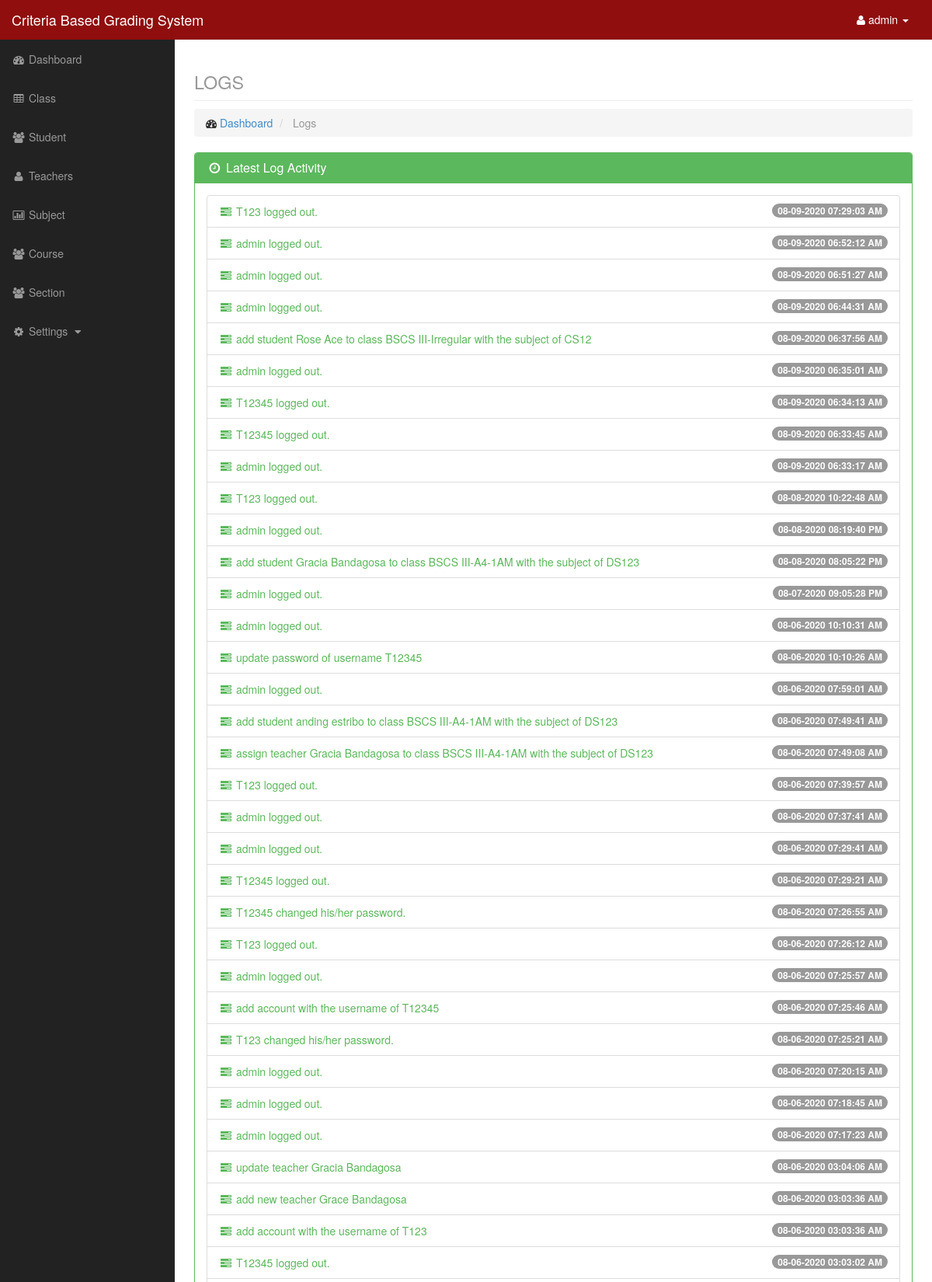
Page /admin/logs.php (signed in, upper part) on the committed database.
### tables this page shows
CREATE TABLE `log` (
  `id` int(11) NOT NULL,
  `date` varchar(50) NOT NULL,
  `activity` varchar(100) NOT NULL
);

### admin/logs.php (the view)
<?php
    include('include/header.php');
    include('include/sidebar.php');
?>
<div id="page-wrapper">
    <div class="container-fluid">
        <div class="row">
            <div class="col-lg-12">
                <h1 class="page-header">
                   <small>LOGS</small>
                </h1>
                <ol class="breadcrumb">
                    <li>
                        <i class="fa fa-dashboard"></i> <a href="index.php">Dashboard</a>
                    </li>
                    <li class="active">
                        Logs
                    </li>
                </ol>
            </div>
        </div>
        <div class="row">
             <div class="col-lg-12">
                <div class="panel panel-green">
                    <div class="panel-heading">
                        <h3 class="panel-title"><i class="fa fa-clock-o fa-fw"></i> Latest Log Activity</h3>
                    </div>
                    <div class="panel-body">
                        <div class="list-group">
                            <?php $r = mysql_query("select * from log order by date desc limit 0,100");?>
                            <?php while($row = mysql_fetch_array($r)): ?>
                            <a href="#" class="list-group-item">
                                <span class="badge"><?php echo $row['date']?></span>
                                <i class="fa fa-fw fa-tasks"></i> <?php echo $row['activity']?>
                            </a>
                            <?php endwhile; ?>
                        </div>
                    </div>
                </div>
            </div>
        </div>
    </div>
</div>
<?php include('include/footer.php');

### css/sb-admin.css (style rules this page uses)
body { margin-top: 100px; background-color: #222; }
@media (min-width:768px) { body { margin-top: 50px; } }
#page-wrapper { width: 100%; padding: 0; background-color: #fff; }
@media (min-width:768px) { #page-wrapper { padding: 10px; } }
.panel-green { border-color: #5cb85c; }
.panel-green .panel-heading { border-color: #5cb85c; color: #fff; background-color: #5cb85c; }
.panel-green a { color: #5cb85c; }

### rows in the picture
log: date "08-09-2020 07:29:03 AM", activity "T123 logged out."
log: date "08-09-2020 06:52:12 AM", activity "admin logged out."
log: date "08-09-2020 06:51:27 AM", activity "admin logged out."
log: date "08-09-2020 06:44:31 AM", activity "admin logged out."
log: date "08-09-2020 06:37:56 AM", activity "add student Rose Ace to class BSCS III-Irregular with the subject of CS12"
log: date "08-09-2020 06:35:01 AM", activity "admin logged out."
log: date "08-09-2020 06:34:13 AM", activity "T12345 logged out."
log: date "08-09-2020 06:33:45 AM", activity "T12345 logged out."
log: date "08-09-2020 06:33:17 AM", activity "admin logged out."
log: date "08-08-2020 10:22:48 AM", activity "T123 logged out."
log: date "08-08-2020 08:19:40 PM", activity "admin logged out."
log: date "08-08-2020 08:05:22 PM", activity "add student Gracia Bandagosa to class BSCS III-A4-1AM with the subject of DS123"
log: date "08-07-2020 09:05:28 PM", activity "admin logged out."
log: date "08-06-2020 10:10:31 AM", activity "admin logged out."
log: date "08-06-2020 10:10:26 AM", activity "update password of username T12345"
log: date "08-06-2020 07:59:01 AM", activity "admin logged out."
log: date "08-06-2020 07:49:41 AM", activity "add student anding estribo to class BSCS III-A4-1AM with the subject of DS123"
log: date "08-06-2020 07:49:08 AM", activity "assign teacher Gracia Bandagosa to class BSCS III-A4-1AM with the subject of DS123"
log: date "08-06-2020 07:39:57 AM", activity "T123 logged out."
log: date "08-06-2020 07:37:41 AM", activity "admin logged out."
log: date "08-06-2020 07:29:41 AM", activity "admin logged out."
log: date "08-06-2020 07:29:21 AM", activity "T12345 logged out."
log: date "08-06-2020 07:26:55 AM", activity "T12345 changed his/her password."
log: date "08-06-2020 07:26:12 AM", activity "T123 logged out."
log: date "08-06-2020 07:25:57 AM", activity "admin logged out."
log: date "08-06-2020 07:25:46 AM", activity "add account with the username of T12345"
log: date "08-06-2020 07:25:21 AM", activity "T123 changed his/her password."
log: date "08-06-2020 07:20:15 AM", activity "admin logged out."
log: date "08-06-2020 07:18:45 AM", activity "admin logged out."
log: date "08-06-2020 07:17:23 AM", activity "admin logged out."
log: date "08-06-2020 03:04:06 AM", activity "update teacher Gracia Bandagosa"
log: date "08-06-2020 03:03:36 AM", activity "add new teacher Grace Bandagosa"
log: date "08-06-2020 03:03:36 AM", activity "add account with the username of T123"
log: date "08-06-2020 03:03:02 AM", activity "T12345 logged out."

### other values in the picture
$_SESSION['level'] "admin"
